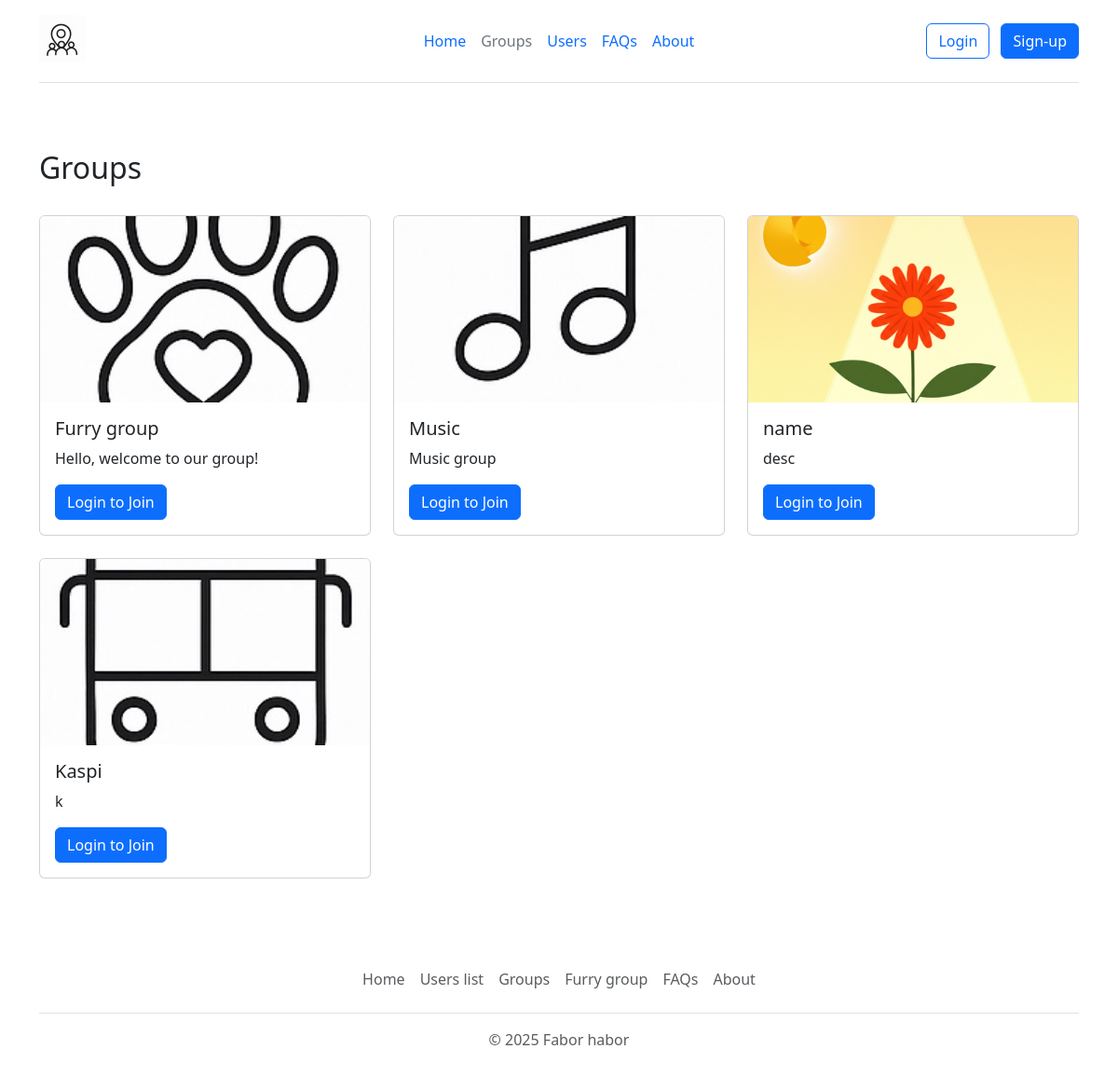
Before: /groups with the older database file.
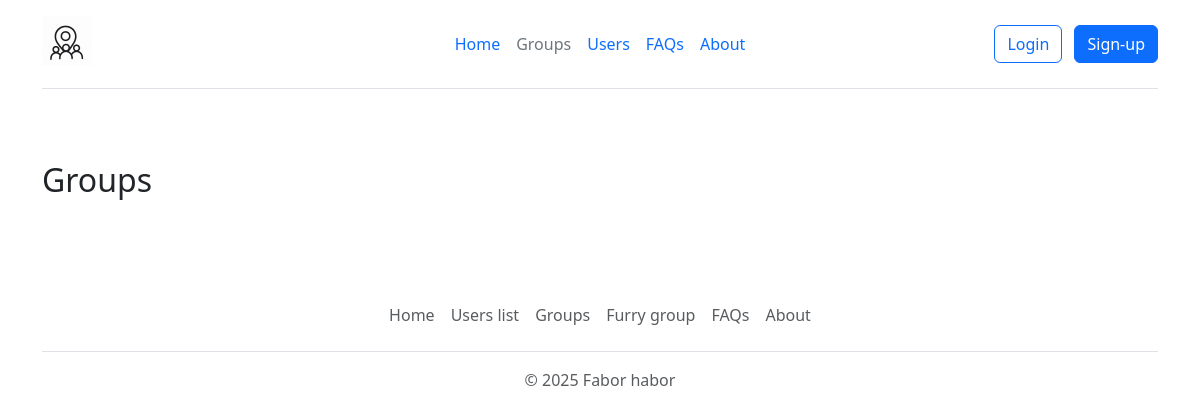
After: the same page with the newer database file.
### app.py (models this page shows, shortened)
class Group(db.Model):
    id = db.Column(db.Integer, primary_key=True)
    name = db.Column(db.String(100), nullable=False)
    description = db.Column(db.Text)
    admin_id = db.Column(db.Integer, db.ForeignKey('user.id'), nullable=False)
    image = db.Column(db.String(20), nullable=False, default='default.jpg')
    date_created = db.Column(db.DateTime, nullable=False, default=datetime.utcnow)
    posts = db.relationship('Post', backref='group', lazy=True)
    members = db.relationship('User', secondary=group_members, backref=db.backref('groups', lazy='dynamic'))

### app.py (the view)
@app.route('/groups')
def groups():
    groups = Group.query.all()
    form = GroupForm()
    return render_template('groups.html', groups=groups, form=form)

### templates/groups.html (shortened to what this page needs)
{% extends 'base.html' %}
{% block content %}
<div class="container py-5">
    <div class="d-flex justify-content-between align-items-center mb-4">
        <h2>Groups</h2>
    </div>
    <div class="row row-cols-1 row-cols-md-3 g-4">
        {% for group in groups %}
        <div class="col">
            <div class="card h-100">
                <img src="/static/group_images/{{ group.image }}" class="card-img-top" alt="{{ group.name }}"
                     style="height: 200px; object-fit: cover;">
                <div class="card-body">
                    <h5 class="card-title">{{ group.name }}</h5>
                    <p class="card-text">{{ group.description }}</p>
                    {% if session.get('user_id') %}
                    <a href="{{ url_for('group_page', group_id=group.id) }}" class="btn btn-primary">View Group</a>
                    {% else %}
                    <a href="{{ url_for('login') }}" class="btn btn-primary">Login to Join</a>
                    {% endif %}
                </div>
            </div>
        </div>
        {% endfor %}
    </div>
</div>
{% include 'footer.html'%}
{% endblock %}

### templates/base.html (shortened to what this page needs)
<!DOCTYPE html>
<html>
<head>
    <link href="https://cdn.jsdelivr.net/npm/bootstrap@5.3.5/dist/css/bootstrap.min.css" rel="stylesheet">
</head>
<body>
{% block header %} {% endblock %}
{% block content %} {% endblock %}
{% block footer %} {% endblock %}
</body>
</html>

### templates/header.html (shortened to what this page needs)
{% extends 'base.html' %}
{% block header %}
<div class="container">
    <header class="d-flex flex-wrap align-items-center justify-content-center justify-content-md-between py-3 mb-4 border-bottom">
      <div class="col-md-3 mb-2 mb-md-0">
        <a href="{{ url_for('index') }}" class="d-inline-flex link-body-emphasis text-decoration-none">
          <img src="/static/logo.jpg" class="bi" width="50" height="50" role="img" aria-label="Bootstrap"></img>
        </a>
      </div>
      <ul class="nav col-12 col-md-auto mb-2 justify-content-center mb-md-0">
        <li><a href="{{ url_for('index') }}" class="nav-link px-2 {% if request.endpoint == "index" %} link-secondary {% endif %}">Home</a></li>
        <li><a href="{{ url_for('groups') }}" class="nav-link px-2{% if request.endpoint == "groups" %} link-secondary {% endif %}">Groups</a></li>
        <li><a href="{{ url_for('users') }}" class="nav-link px-2{% if request.endpoint == "users" %} link-secondary {% endif %}">Users</a></li>
        <li><a href="{{ url_for('faq') }}" class="nav-link px-2{% if request.endpoint == "faq" %} link-secondary {% endif %}">FAQs</a></li>
        <li><a href="{{ url_for('about') }}" class="nav-link px-2{% if request.endpoint == "about" %} link-secondary {% endif %}">About</a></li>
      </ul>
      <div class="col-md-3 text-end">
        {% if session.get ('user_id') %}
        <a href="{{ url_for('account') }}" class="btn btn-outline-primary me-2">{{session.get('username')}}</a>
        <a href="{{ url_for('logout') }}" class="btn btn-primary">Logout</a>
        {% else %}
        <a href="{{ url_for('login') }}" class="btn btn-outline-primary me-2">Login</a>
        <a href="{{ url_for('signup') }}" class="btn btn-primary">Sign-up</a>
        {% endif %}
      </div>
    </header>
</div>
{% endblock %}

### templates/footer.html
{%extends 'base.html'%}
{%block footer%}
<div class="container">
    <footer class="py-3 my-4">
      <ul class="nav justify-content-center border-bottom pb-3 mb-3">
        <li class="nav-item"><a href="{{ url_for('index') }}" class="nav-link px-2 text-body-secondary">Home</a></li>
        <li class="nav-item"><a href="{{ url_for('users') }}" class="nav-link px-2 text-body-secondary">Users list</a></li>
        <li class="nav-item"><a href="{{ url_for('groups') }}" class="nav-link px-2 text-body-secondary">Groups</a></li>
        <li class="nav-item"><a href="{{ url_for('group_page', group_id=1) }}" class="nav-link px-2 text-body-secondary">Furry group</a></li>
        <li class="nav-item"><a href="{{ url_for('faq') }}" class="nav-link px-2 text-body-secondary">FAQs</a></li>
        <li class="nav-item"><a href="{{ url_for('about') }}" class="nav-link px-2 text-body-secondary">About</a></li>
      </ul>
      <p class="text-center text-body-secondary">© 2025 Fabor habor</p>
    </footer>
  </div>
{%endblock%}

Changed rows visible on the page:
removed Group: image (picture), name "Furry group", description "Hello, welcome to our group!"
removed Group: image (picture), name "Music", description "Music group"
removed Group: image (picture), name "name", description "desc"
removed Group: image (picture), name "Kaspi", description "k"
